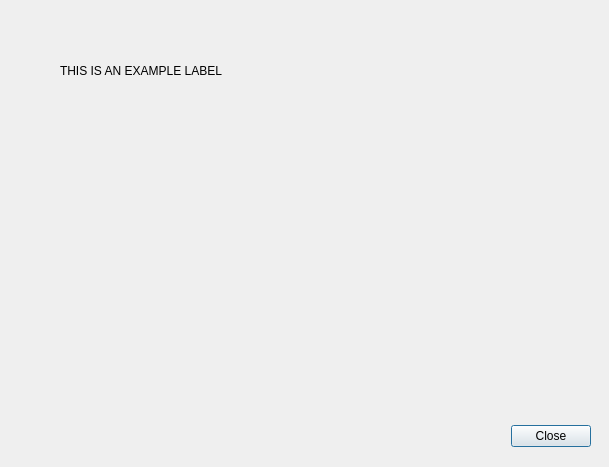
<?xml version="1.0" encoding="UTF-8"?>
<ui version="4.0">
 <class>HelpDialog</class>
 <widget class="QDialog" name="HelpDialog">
  <property name="geometry">
   <rect>
    <x>0</x>
    <y>0</y>
    <width>609</width>
    <height>467</height>
   </rect>
  </property>
  <property name="windowTitle">
   <string>Help Overlay</string>
  </property>
  <widget class="QDialogButtonBox" name="buttonBox">
   <property name="geometry">
    <rect>
     <x>250</x>
     <y>420</y>
     <width>341</width>
     <height>32</height>
    </rect>
   </property>
   <property name="orientation">
    <enum>Qt::Orientation::Horizontal</enum>
   </property>
   <property name="standardButtons">
    <set>QDialogButtonBox::StandardButton::Close</set>
   </property>
  </widget>
  <widget class="QLabel" name="label">
   <property name="geometry">
    <rect>
     <x>60</x>
     <y>20</y>
     <width>231</width>
     <height>101</height>
    </rect>
   </property>
   <property name="text">
    <string>THIS IS AN EXAMPLE LABEL</string>
   </property>
  </widget>
 </widget>
 <resources/>
 <connections>
  <connection>
   <sender>buttonBox</sender>
   <signal>accepted()</signal>
   <receiver>HelpDialog</receiver>
   <slot>accept()</slot>
   <hints>
    <hint type="sourcelabel">
     <x>248</x>
     <y>254</y>
    </hint>
    <hint type="destinationlabel">
     <x>157</x>
     <y>274</y>
    </hint>
   </hints>
  </connection>
  <connection>
   <sender>buttonBox</sender>
   <signal>rejected()</signal>
   <receiver>HelpDialog</receiver>
   <slot>reject()</slot>
   <hints>
    <hint type="sourcelabel">
     <x>316</x>
     <y>260</y>
    </hint>
    <hint type="destinationlabel">
     <x>286</x>
     <y>274</y>
    </hint>
   </hints>
  </connection>
 </connections>
</ui>
